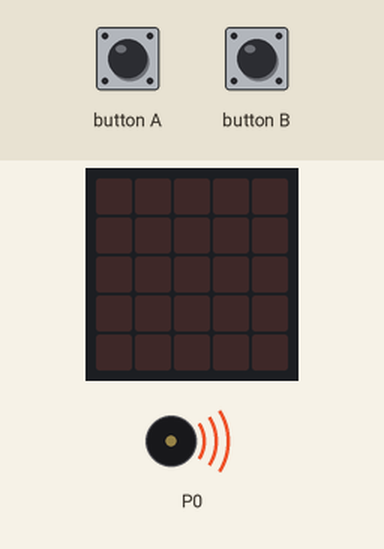
Bench run of a program on a simulated BBC micro:bit (MakeCode). Shown: the board's 5×5 LED display, buzzer (waves = sounding). The test bench sets the inputs (shaded band). Random numbers come from a fixed seed.

Above: at 1.2 s.
1.3 s: button A pressed for 1 s
At 4.3 s:
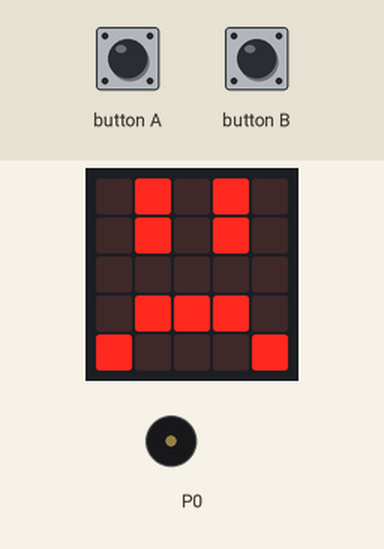
5.2 s: button B pressed for 1 s
At 7.1 s:
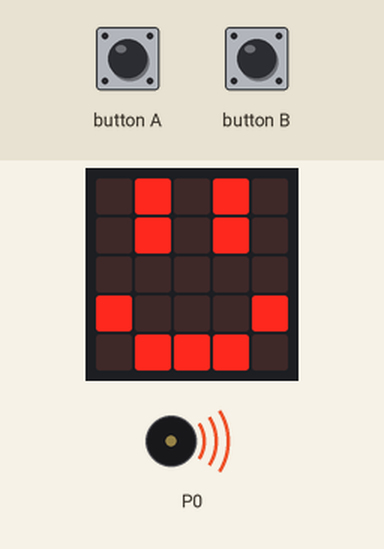
9.2 s: button B pressed for 0.15 s
At 10.1 s:
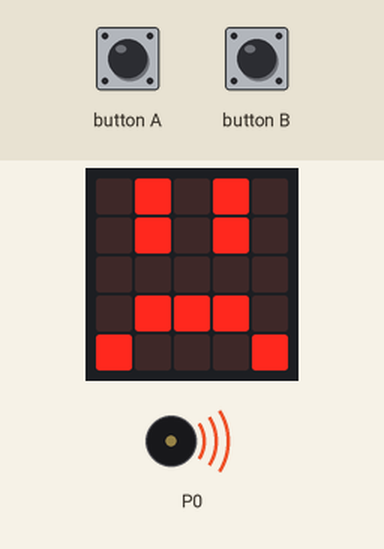
12.3 s: button B pressed for 3.2 s
At 20.9 s:
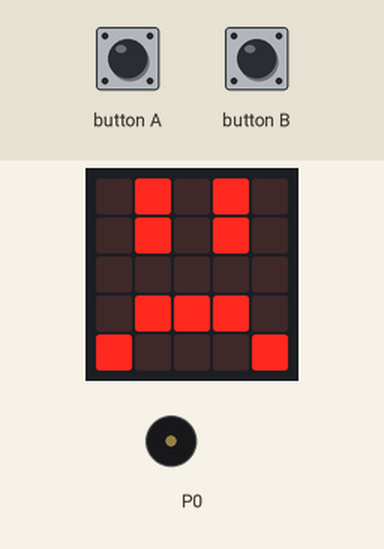
Timing chart, 0 to 21.9 s (numbered marks = the images above; inputs shaded):
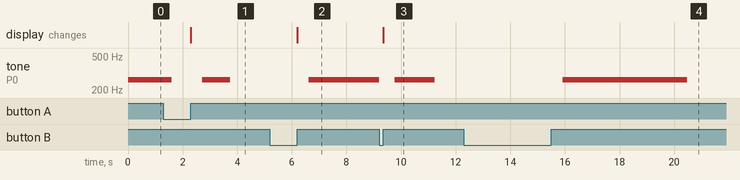

Measured:
- after the input at 1.3 s, the display: changes after 1.0 s (image 1)
- after the input at 5.2 s, tone on P0: silent → 262 Hz after 1.4 s; the display: changes after 1.0 s (image 2)
- after the input at 9.2 s, the display: changes after 0.15 s (image 3)
- after the input at 12.3 s, tone on P0: silent → 262 Hz after 3.6 s, → silent 4.6 s later

The program:

main.ts
```typescript
const min = 500;
const max = 5000;


basic.forever(function () {

    let interval = randint(min, max);

    music.playTone(Note.C, interval);

    while (true) {
        if (input.buttonIsPressed(Button.A) || input.buttonIsPressed(Button.B)) {
            break
        }
    }


    const start = control.millis();

    while (true) {
        if (!(input.buttonIsPressed(Button.A) || input.buttonIsPressed(Button.B))) {
            break
        }
    }


    const end = control.millis()
    const elapsed = end - start;

    const diff = Math.abs(interval - elapsed);

    if (diff < 700) {
        basic.showLeds(`
        . # . # .
        . # . # .
        . . . . .
        # . . . #
        . # # # .
        `)
    } else {
        basic.showLeds(`
        . # . # .
        . # . # .
        . . . . .
        . # # # .
        # . . . #`)
    }
})
```

test.ts
```typescript
// Tady jsou testy. Při použití tohoto balíčku jako rozšíření nebude zkompilováno.
```
